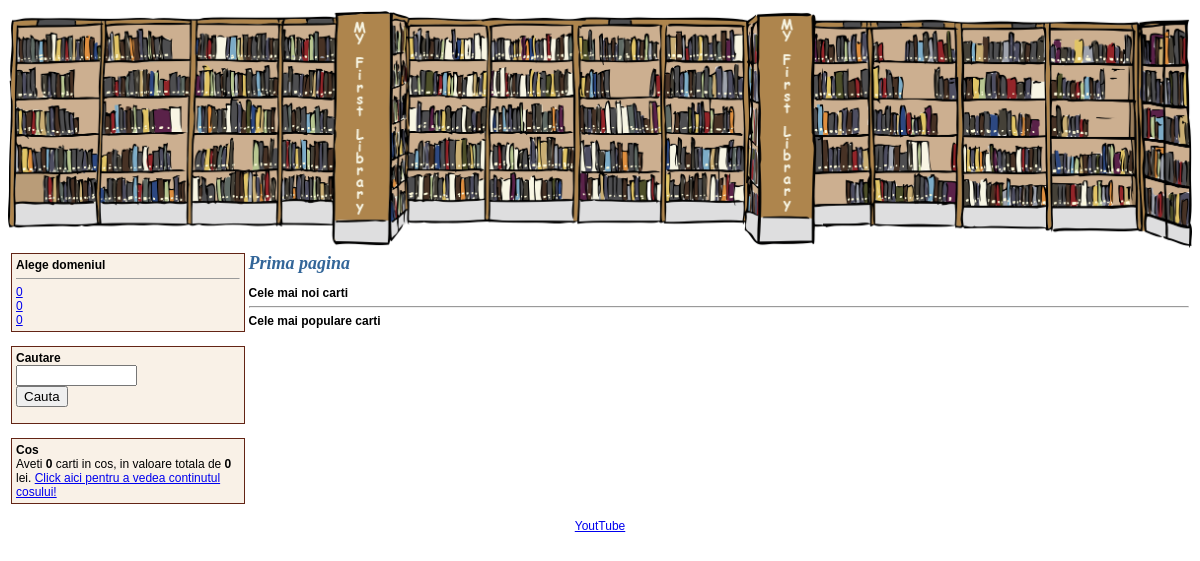
/, run on an earlier commit of the app's database.
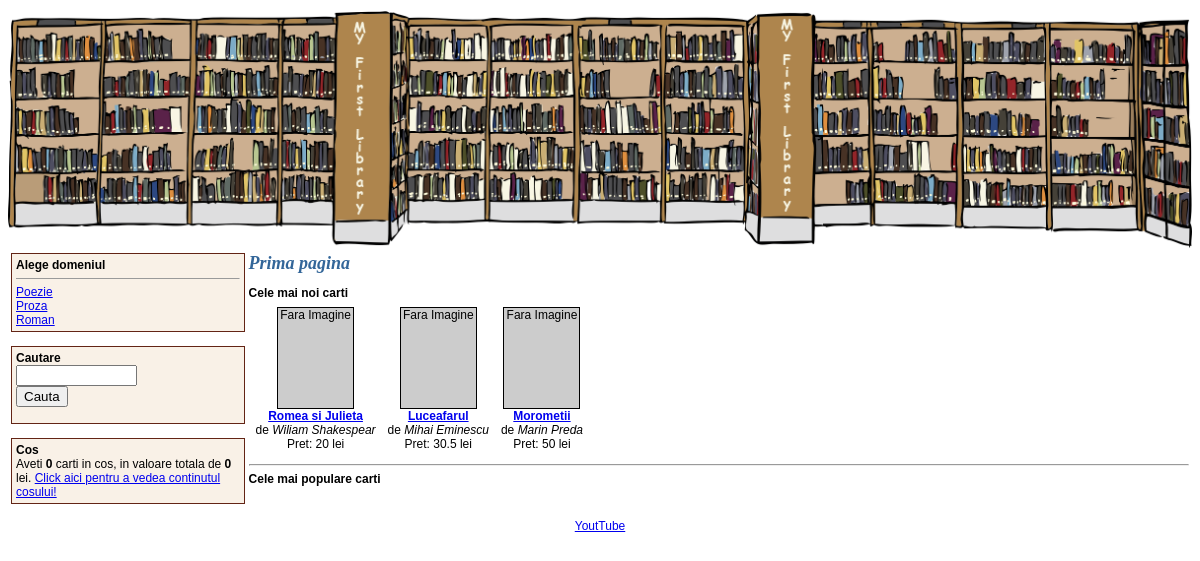
And on a later commit of the database.
### tables this page shows
CREATE TABLE carti (
  `id_carte`   INT    NOT NULL AUTO_INCREMENT PRIMARY KEY UNIQUE,
  `id_autor`   INT    NOT NULL,
  `id_domeniu` INT    NOT NULL,
  `titlu`      TEXT   NOT NULL,
  `descriere`  TEXT   NOT NULL,
  `data`       DATE   NOT NULL,
  `pret`       DOUBLE NOT NULL
);

CREATE TABLE autori (
  `id_autor`   INT  NOT NULL AUTO_INCREMENT PRIMARY KEY UNIQUE,
  `nume_autor` TEXT NOT NULL
);

### index.php (the view, shortened to what this page needs)
<?php
    include("connect_db.php");
    include("page_top.php");
    include("menu.php");
?>
<td valign="top">
    <h1>Prima pagina</h1>
    <b>Cele mai noi carti</b>
    <table cellpadding="5">
        <tr>
            <?php
                $sql     = "SELECT carti.id_carte, autori.id_autor, data, titlu, nume_autor, pret FROM carti, autori WHERE carti.id_autor=autori.id_autor ORDER BY data DESC LIMIT 0,3";
                $resursa = mysqli_query($db, $sql);
                while ($row = mysqli_fetch_array($resursa))
                {
                    print '<td align="center">';
                    $adresaImagine = "coperte" . $row['id_carte'] . ".jpg";
                    if (file_exists($adresaImagine))
                    {
                        print '<img src="' . $adresaImagine . '" width="75" height="100"><br>';
                    }
                    else
                    {
                        print '<div style="width: 75px; height: 100px; border: 1px black solid; background-color: #cccccc">Fara Imagine</div>';
                    }
                    print '<b><a href="carte.php?id_carte=' . $row['id_carte'] . '">' . $row['titlu'] . '</a></b><br> de <i>' . $row['nume_autor'] . '</i><br>Pret: ' . $row['pret'] . ' lei</td>';
                }
            ?>
        </tr>
    </table>
    <hr>
    <b>Cele mai populare carti</b>
</td>
</tr>
</table>
<?php
    include("page_bottom.php");
?>

### page_top.php (shortened to what this page needs)
<html>
<head>
</head>
<body bgcolor="#ffffff">
<img src="logo.png" width="100%">
<table width="100%">
    <tr>

### menu.php (shortened to what this page needs)
<td valign="top" width="20%">
    <div style="width: 96%; background-color:#F9F1E7; padding:4px; border: solid #632415 1px">
        <b>Alege domeniul</b>
        <HR size="1">
        <?php
            $sql     = "SELECT nume_domeniu FROM domenii ORDER BY nume_domeniu ASC";
            $resursa = mysqli_query($db, $sql);
            while ($row = mysqli_fetch_array($resursa))
            {
                print '<a href="domain.php?nume_domeniu=' . $row['nume_domeniu'] . '">' . $row['nume_domeniu'] . '</a><br>';
            }
        ?>
    </div>
    <br>
    <div style="width:96%; background-color:#F9F1E7; padding:4px; border:solid #632415 1px">
        <form action="search.php" method="GET">
            <b>Cautare</b><br>
            <input type="text" name="cuvant" size="12" width="100%"><br>
            <input type="submit" value="Cauta" width="100%">
        </form>
    </div>
    <br>
    <div style="width: 96%; background-color: #F9F1E7; padding: 4px; border: solid #632415 1px">
        <b>Cos</b><br>
        <?php
            $nrCarti      = 0;
            $totalValoare = 0;
        ?>
        Aveti <b><?= $nrCarti ?></b> carti in cos, in valoare totala de <b><?= $totalValoare ?></b> lei.
        <a href="shopping_cart.php">Click aici pentru a vedea continutul cosului!</a>
    </div>
</td>

### page_bottom.php (shortened to what this page needs)
<p align="center"><a href="hhtp://www.youtube.com">YoutTube</a></p>
</body>
</html>

### page_top.php (style rules this page uses)
body, p, td { font-family: Verdana, Arial, sans-serif; font-size: 12px; }
h1 { font-family: Times New Roman, Times, serif; font-size: 18px; font-weight: bold; color: #336699; font-style: italic; }

What changed in the data, as far as the page shows it:
added carti: shows "Fara Imagine", titlu "Romea si Julieta", id_autor.nume_autor "Wiliam Shakespear", pret "20"
added carti: shows "Fara Imagine", titlu "Luceafarul", id_autor.nume_autor "Mihai Eminescu", pret "30.5"
added carti: shows "Fara Imagine", titlu "Morometii", id_autor.nume_autor "Marin Preda", pret "50"
Also different on the page:
new list line: "Poezie"
new list line: "Proza"
new list line: "Roman"
list line gone: "0"
